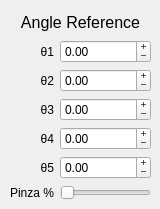
    <widget class="QWidget" name="Direct_Angular">
     <attribute name="title">
      <string>Dir deg</string>
     </attribute>
     <widget class="QWidget" name="layoutWidget_13">
      <property name="geometry">
       <rect>
        <x>10</x>
        <y>10</y>
        <width>141</width>
        <height>190</height>
       </rect>
      </property>
      <layout class="QVBoxLayout" name="DegRef">
       <property name="spacing">
        <number>6</number>
       </property>
       <item>
        <widget class="QLabel" name="valMinScr_4">
         <property name="font">
          <font>
           <pointsize>12</pointsize>
           <strikeout>false</strikeout>
           <kerning>true</kerning>
          </font>
         </property>
         <property name="text">
          <string>Angle Reference</string>
         </property>
         <property name="alignment">
          <set>Qt::AlignCenter</set>
         </property>
        </widget>
       </item>
       <item>
        <layout class="QFormLayout" name="formLayout_5">
         <property name="fieldGrowthPolicy">
          <enum>QFormLayout::AllNonFixedFieldsGrow</enum>
         </property>
         <property name="labelAlignment">
          <set>Qt::AlignRight|Qt::AlignTrailing|Qt::AlignVCenter</set>
         </property>
         <property name="formAlignment">
          <set>Qt::AlignLeading|Qt::AlignLeft|Qt::AlignTop</set>
         </property>
         <item row="0" column="0">
          <widget class="QLabel" name="en1Label_4">
           <property name="sizePolicy">
            <sizepolicy hsizetype="Preferred" vsizetype="Preferred">
             <horstretch>0</horstretch>
             <verstretch>0</verstretch>
            </sizepolicy>
           </property>
           <property name="layoutDirection">
            <enum>Qt::LeftToRight</enum>
           </property>
           <property name="text">
            <string>θ1</string>
           </property>
           <property name="alignment">
            <set>Qt::AlignRight|Qt::AlignTrailing|Qt::AlignVCenter</set>
           </property>
           <property name="buddy">
            <cstring>en1Home</cstring>
           </property>
          </widget>
         </item>
         <item row="1" column="0">
          <widget class="QLabel" name="en2Label_4">
           <property name="sizePolicy">
            <sizepolicy hsizetype="Preferred" vsizetype="Preferred">
             <horstretch>0</horstretch>
             <verstretch>0</verstretch>
            </sizepolicy>
           </property>
           <property name="layoutDirection">
            <enum>Qt::LeftToRight</enum>
           </property>
           <property name="text">
            <string>θ2</string>
           </property>
           <property name="alignment">
            <set>Qt::AlignRight|Qt::AlignTrailing|Qt::AlignVCenter</set>
           </property>
           <property name="buddy">
            <cstring>en2Home</cstring>
           </property>
          </widget>
         </item>
         <item row="2" column="0">
          <widget class="QLabel" name="en3Label_4">
           <property name="enabled">
            <bool>true</bool>
           </property>
           <property name="sizePolicy">
            <sizepolicy hsizetype="Preferred" vsizetype="Preferred">
             <horstretch>0</horstretch>
             <verstretch>0</verstretch>
            </sizepolicy>
           </property>
           <property name="layoutDirection">
            <enum>Qt::LeftToRight</enum>
           </property>
           <property name="text">
            <string>θ3</string>
           </property>
           <property name="alignment">
            <set>Qt::AlignRight|Qt::AlignTrailing|Qt::AlignVCenter</set>
           </property>
           <property name="buddy">
            <cstring>en3Home</cstring>
           </property>
          </widget>
         </item>
         <item row="3" column="0">
          <widget class="QLabel" name="en4Label_4">
           <property name="sizePolicy">
            <sizepolicy hsizetype="Preferred" vsizetype="Preferred">
             <horstretch>0</horstretch>
             <verstretch>0</verstretch>
            </sizepolicy>
           </property>
           <property name="layoutDirection">
            <enum>Qt::LeftToRight</enum>
           </property>
           <property name="text">
            <string>θ4</string>
           </property>
           <property name="alignment">
            <set>Qt::AlignRight|Qt::AlignTrailing|Qt::AlignVCenter</set>
           </property>
           <property name="buddy">
            <cstring>en4Home</cstring>
           </property>
          </widget>
         </item>
         <item row="4" column="0">
          <widget class="QLabel" name="en5Label_4">
           <property name="sizePolicy">
            <sizepolicy hsizetype="Preferred" vsizetype="Preferred">
             <horstretch>0</horstretch>
             <verstretch>0</verstretch>
            </sizepolicy>
           </property>
           <property name="layoutDirection">
            <enum>Qt::LeftToRight</enum>
           </property>
           <property name="text">
            <string>θ5</string>
           </property>
           <property name="alignment">
            <set>Qt::AlignRight|Qt::AlignTrailing|Qt::AlignVCenter</set>
           </property>
           <property name="buddy">
            <cstring>en5Home</cstring>
           </property>
          </widget>
         </item>
         <item row="5" column="0">
          <widget class="QLabel" name="en6Label_4">
           <property name="sizePolicy">
            <sizepolicy hsizetype="Preferred" vsizetype="Preferred">
             <horstretch>0</horstretch>
             <verstretch>0</verstretch>
            </sizepolicy>
           </property>
           <property name="layoutDirection">
            <enum>Qt::LeftToRight</enum>
           </property>
           <property name="text">
            <string>Pinza %</string>
           </property>
           <property name="alignment">
            <set>Qt::AlignRight|Qt::AlignTrailing|Qt::AlignVCenter</set>
           </property>
           <property name="buddy">
            <cstring>en6Home</cstring>
           </property>
          </widget>
         </item>
         <item row="5" column="1">
          <widget class="QSlider" name="pinzaRef">
           <property name="maximum">
            <number>100</number>
           </property>
           <property name="orientation">
            <enum>Qt::Horizontal</enum>
           </property>
          </widget>
         </item>
         <item row="0" column="1">
          <widget class="QDoubleSpinBox" name="thetaRef1">
           <property name="buttonSymbols">
            <enum>QAbstractSpinBox::PlusMinus</enum>
           </property>
           <property name="minimum">
            <double>-999.000000000000000</double>
           </property>
           <property name="maximum">
            <double>999.000000000000000</double>
           </property>
          </widget>
         </item>
         <item row="1" column="1">
          <widget class="QDoubleSpinBox" name="thetaRef2">
           <property name="buttonSymbols">
            <enum>QAbstractSpinBox::PlusMinus</enum>
           </property>
           <property name="minimum">
            <double>-999.000000000000000</double>
           </property>
           <property name="maximum">
            <double>999.000000000000000</double>
           </property>
          </widget>
         </item>
         <item row="2" column="1">
          <widget class="QDoubleSpinBox" name="thetaRef3">
           <property name="buttonSymbols">
            <enum>QAbstractSpinBox::PlusMinus</enum>
           </property>
           <property name="minimum">
            <double>-999.000000000000000</double>
           </property>
           <property name="maximum">
            <double>999.000000000000000</double>
           </property>
          </widget>
         </item>
         <item row="3" column="1">
          <widget class="QDoubleSpinBox" name="thetaRef4">
           <property name="buttonSymbols">
            <enum>QAbstractSpinBox::PlusMinus</enum>
           </property>
           <property name="minimum">
            <double>-999.000000000000000</double>
           </property>
           <property name="maximum">
            <double>999.000000000000000</double>
           </property>
          </widget>
         </item>
         <item row="4" column="1">
          <widget class="QDoubleSpinBox" name="thetaRef5">
           <property name="buttonSymbols">
            <enum>QAbstractSpinBox::PlusMinus</enum>
           </property>
           <property name="minimum">
            <double>-999.000000000000000</double>
           </property>
           <property name="maximum">
            <double>999.000000000000000</double>
           </property>
          </widget>
         </item>
        </layout>
       </item>
      </layout>
     </widget>
    </widget>
